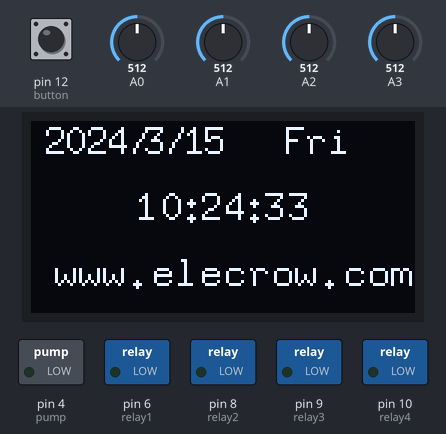
Bench run of a sketch on a simulated Arduino Uno, built with avr-gcc and run on an emulated ATmega328P. Parts: 128×64 one-colour display, switched loads named in the sketch (green lamp = pin HIGH). Inputs (shaded band) come from the test bench; at power-on: pin 12 (button) LOW, A0 = 512, A1 = 512, A2 = 512, A3 = 512. The local clock reads 2024-03-15 10:24:30 at power-on unless the sketch sets it; what the sketch prints to the serial monitor is not drawn.

Above: at 4.0 s.
4.1 s: pin 12 (button) pulled HIGH for 1.7 s
At 7.3 s:
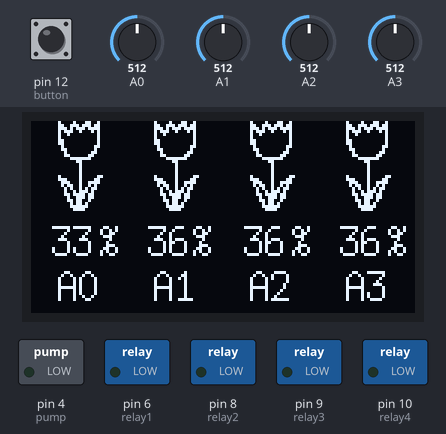
9.1 s: A0 set to 533
At 11.8 s:
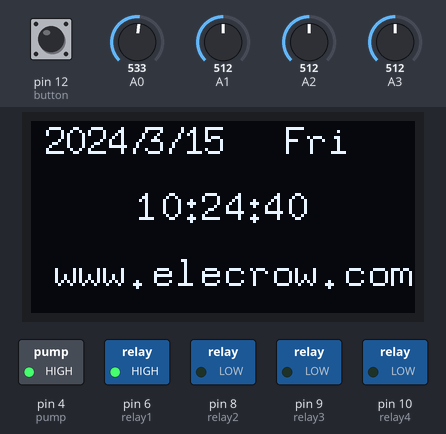
14.1 s: pin 12 (button) pulled HIGH for 1.7 s
At 16.8 s:
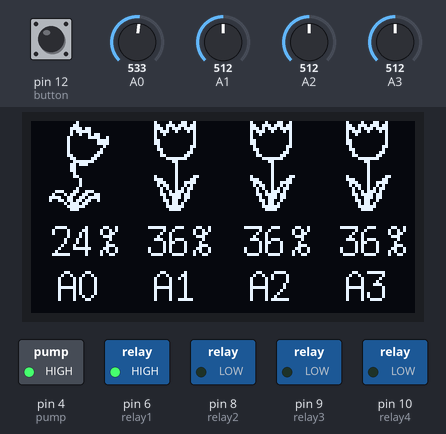
19.4 s: A0 set to 475
At 23.4 s:
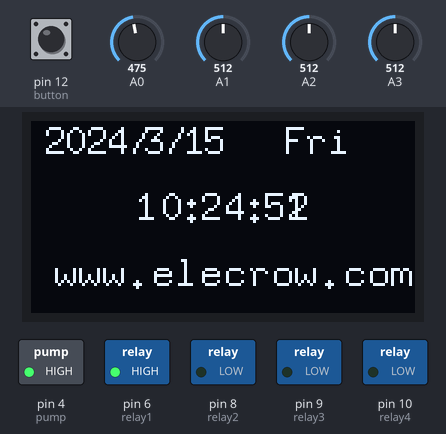
24.4 s: A0 set to 443
At 25.8 s:
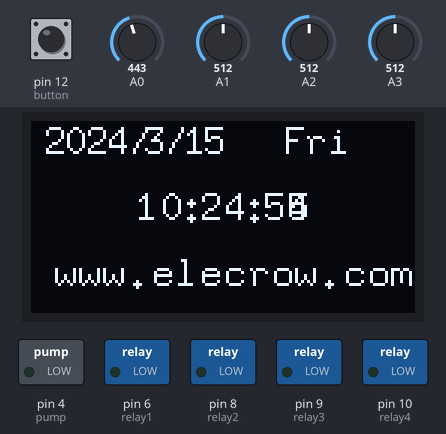
Timing chart, 0 to 27.4 s (numbered marks = the images above; inputs shaded):
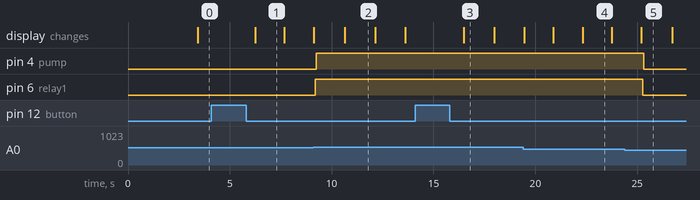

The sketch:

watering_kit_v1.ino
```cpp
#include <Wire.h>
#include "U8glib.h"
U8GLIB_SSD1306_128X64 u8g(U8G_I2C_OPT_NONE);    // I2C
#include "Wire.h"
#include "RTClib.h"
RTC_DS1307 RTC;

// set all moisture sensors PIN ID
int moisture1 = A0;
int moisture2 = A1;
int moisture3 = A2;
int moisture4 = A3;

// declare moisture values
int moisture1_value = 0 ;
int moisture2_value = 0;
int moisture3_value = 0;
int moisture4_value = 0;

// set water relays
int relay1 = 6;
int relay2 = 8;
int relay3 = 9;
int relay4 = 10;

// set water pump
int pump = 4;

// set button
int button = 12;

//pump state    1:open   0:close
int pump_state_flag = 0;

//relay1 state    1:open   0:close
int relay1_state_flag = 0;

//relay2 state   1:open   0:close
int relay2_state_flag = 0;

//relay3 state  1:open   0:close
int relay3_state_flag = 0;

//relay4 state   1:open   0:close
int relay4_state_flag = 0;

static unsigned long currentMillis_send = 0;
static unsigned long  Lasttime_send = 0;

char daysOfTheWeek[7][12] = {"Sun", "Mon", "Tues", "Wed", "Thur", "Fri", "Sat",};
unsigned long nowtime;
unsigned long endtime;
unsigned long nowtimeNext;
unsigned long nowtime1;
unsigned long endtime1;
unsigned long nowtimeNext1;
unsigned long nowtime2;
unsigned long endtime2;
unsigned long nowtimeNext2;
unsigned long nowtime3;
unsigned long endtime3;
unsigned long nowtimeNext3;


// good flower
unsigned char bitmap_good[] U8G_PROGMEM = {

  0x00, 0x42, 0x4C, 0x00, 0x00, 0xE6, 0x6E, 0x00, 0x00, 0xAE, 0x7B, 0x00, 0x00, 0x3A, 0x51, 0x00,
  0x00, 0x12, 0x40, 0x00, 0x00, 0x02, 0x40, 0x00, 0x00, 0x06, 0x40, 0x00, 0x00, 0x06, 0x40, 0x00,
  0x00, 0x04, 0x60, 0x00, 0x00, 0x0C, 0x20, 0x00, 0x00, 0x08, 0x30, 0x00, 0x00, 0x18, 0x18, 0x00,
  0x00, 0xE0, 0x0F, 0x00, 0x00, 0x80, 0x01, 0x00, 0x00, 0x00, 0x01, 0x00, 0x00, 0x00, 0x01, 0x00,
  0x00, 0x00, 0x01, 0x00, 0x00, 0x00, 0x01, 0x00, 0x00, 0x02, 0xC1, 0x00, 0x00, 0x0E, 0x61, 0x00,
  0x00, 0x1C, 0x79, 0x00, 0x00, 0x34, 0x29, 0x00, 0x00, 0x28, 0x35, 0x00, 0x00, 0x48, 0x17, 0x00,
  0x00, 0xD8, 0x1B, 0x00, 0x00, 0x90, 0x1B, 0x00, 0x00, 0xB0, 0x09, 0x00, 0x00, 0xA0, 0x05, 0x00,
  0x00, 0xE0, 0x07, 0x00, 0x00, 0xC0, 0x03, 0x00
};

// bad flower
unsigned char bitmap_bad[] U8G_PROGMEM = {
  0x00, 0x80, 0x00, 0x00, 0x00, 0xC0, 0x00, 0x00, 0x00, 0xE0, 0x0D, 0x00, 0x00, 0xA0, 0x0F, 0x00,
  0x00, 0x20, 0x69, 0x00, 0x00, 0x10, 0x78, 0x02, 0x00, 0x10, 0xC0, 0x03, 0x00, 0x10, 0xC0, 0x03,
  0x00, 0x10, 0x00, 0x01, 0x00, 0x10, 0x80, 0x00, 0x00, 0x10, 0xC0, 0x00, 0x00, 0x30, 0x60, 0x00,
  0x00, 0x60, 0x30, 0x00, 0x00, 0xC0, 0x1F, 0x00, 0x00, 0x60, 0x07, 0x00, 0x00, 0x60, 0x00, 0x00,
  0x00, 0x60, 0x00, 0x00, 0x00, 0x40, 0x00, 0x00, 0x00, 0xC0, 0x00, 0x00, 0x00, 0x00, 0x01, 0x00,
  0x00, 0x00, 0x01, 0x00, 0x00, 0x00, 0x01, 0x00, 0x00, 0x80, 0x00, 0x00, 0x00, 0xC7, 0x1C, 0x00,
  0x80, 0x68, 0x66, 0x00, 0xC0, 0x33, 0x7B, 0x00, 0x40, 0xB6, 0x4D, 0x00, 0x00, 0xE8, 0x06, 0x00,
  0x00, 0xF0, 0x03, 0x00, 0x00, 0xE0, 0x00, 0x00
};

// Elecrow Logo
  static unsigned char bitmap_logo[] U8G_PROGMEM ={
  0x00,0x00,0x00,0x00,0x00,0x00,0x00,0x00,0x00,0x00,0x00,0x00,0x00,0x00,0x00,0x00,
  0x00,0x00,0x0F,0x00,0x00,0x00,0x00,0x00,0x00,0x00,0x00,0x00,0x00,0x00,0x00,0x00,
  0x00,0xE0,0xFF,0x00,0x00,0x00,0x00,0x00,0x00,0x00,0x00,0x00,0x00,0x00,0x00,0x00,
  0x04,0xF8,0xFF,0x03,0x00,0x00,0x00,0x00,0x00,0x00,0x00,0x00,0x00,0x00,0x00,0x00,
  0x08,0xFE,0xFF,0x07,0x00,0x00,0x00,0x00,0x00,0x00,0x00,0x00,0x00,0x00,0x00,0x00,
  0x10,0x1F,0xE0,0x0F,0x00,0x00,0x00,0x00,0x00,0x00,0x00,0x00,0x00,0x00,0x00,0x00,
  0xB0,0x07,0x80,0x1F,0x00,0x00,0x00,0x00,0x00,0x00,0x00,0x00,0x00,0x00,0x00,0x00,
  0xE0,0x03,0x00,0x3F,0x00,0x00,0x00,0x00,0x00,0x00,0x00,0x00,0x00,0x00,0x00,0x00,
  0xC0,0x00,0x00,0x3E,0x00,0x00,0x00,0x00,0x00,0x00,0x00,0x00,0x00,0x00,0x00,0x00,
  0x80,0x01,0x00,0x7E,0x00,0x00,0x00,0x00,0x00,0x00,0x00,0x00,0x00,0x00,0x00,0x00,
  0x60,0x23,0x00,0x7C,0x00,0x00,0x00,0x00,0x00,0x00,0x00,0x00,0x00,0x00,0x00,0x00,
  0x70,0xC7,0x00,0x7E,0x00,0x00,0x00,0x00,0x00,0x00,0x00,0x00,0x00,0x00,0x00,0x00,
  0x70,0x9E,0x0F,0x7F,0x00,0x00,0x00,0x00,0x00,0x00,0x00,0x00,0x00,0x00,0x00,0x00,
  0x70,0x3C,0xFE,0x7F,0x00,0x00,0x00,0x00,0x00,0x00,0x00,0x00,0x00,0x00,0x00,0x00,
  0x70,0x78,0xF8,0x7F,0xF0,0x9F,0x07,0xFE,0x83,0x0F,0xFF,0x00,0x77,0x3C,0x18,0x1C,
  0x70,0xF0,0xE1,0x3F,0xF1,0x9F,0x07,0xFE,0xE1,0x1F,0xFF,0xC3,0xF7,0x3C,0x38,0x0C,
  0x70,0xE0,0x87,0x8F,0xF1,0xC0,0x07,0x1E,0x70,0x3C,0xCF,0xE3,0xE1,0x7D,0x3C,0x0E,
  0x70,0xD0,0x1F,0xC0,0xF1,0xC0,0x03,0x1F,0x78,0x3C,0xCF,0xE3,0xE1,0x7D,0x3C,0x06,
  0xF0,0xB0,0xFF,0xF1,0xF0,0xC0,0x03,0x0F,0x78,0x3C,0xCF,0xF3,0xE0,0x7B,0x3E,0x06,
  0xF0,0x60,0xFF,0xFF,0xF0,0xC6,0x03,0xEF,0x3C,0x80,0xEF,0xF1,0xE0,0x7B,0x3E,0x03,
  0xF0,0xE1,0xFC,0xFF,0xF8,0xCF,0x03,0xFF,0x3C,0x80,0xFF,0xF0,0xE0,0x7B,0x7B,0x01,
  0xE0,0xC3,0xF9,0x7F,0x78,0xC0,0x03,0x0F,0x3C,0x80,0xF7,0xF1,0xE0,0xF9,0xF9,0x01,
  0xE0,0x83,0xE3,0x7F,0x78,0xE0,0x03,0x0F,0x3C,0xBC,0xE7,0xF1,0xE0,0xF9,0xF9,0x00,
  0xC0,0x0F,0x8F,0x3F,0x78,0xE0,0x81,0x0F,0x3C,0x9E,0xE7,0xF1,0xE0,0xF1,0xF8,0x00,
  0x80,0x3F,0x1E,0x00,0x78,0xE0,0x81,0x07,0x38,0x9E,0xE7,0xF1,0xF0,0xF0,0x78,0x00,
  0x80,0xFF,0xFF,0x00,0xF8,0xEF,0xBF,0xFF,0xF8,0xCF,0xE7,0xE1,0x7F,0x70,0x70,0x00,
  0x00,0xFF,0xFF,0x0F,0xF8,0xEF,0xBF,0xFF,0xE0,0xC3,0xE3,0x81,0x1F,0x70,0x30,0x00,
  0x00,0xFC,0xFF,0x07,0x00,0x00,0x00,0x00,0x00,0x00,0x00,0x00,0x00,0x00,0x00,0x00,
  0x00,0xF8,0xFF,0x01,0x00,0x00,0x00,0x00,0x00,0x00,0x00,0x00,0x00,0x00,0x00,0x00,
  0x00,0xE0,0x7F,0x00,0x00,0x00,0x00,0x00,0x00,0x00,0x00,0x00,0x00,0x00,0x00,0x00,
  0x00,0x00,0x00,0x00,0x00,0x00,0x00,0x00,0x00,0x00,0x00,0x00,0x00,0x00,0x00,0x00,
  0x00,0x00,0x00,0x00,0x00,0x00,0x00,0x00,0x00,0x00,0x00,0x00,0x00,0x00,0x00,0x00
  };


static unsigned char bitmap_T[] U8G_PROGMEM = {
  0xF7, 0x01, 0x1D, 0x03, 0x0B, 0x02, 0x0C, 0x02, 0x0C, 0x00, 0x0C, 0x00, 0x0C, 0x00, 0x08, 0x02,
  0x18, 0x03, 0xF0, 0x01
};

static unsigned char bitmap_H[] U8G_PROGMEM = {
  0x00, 0x00, 0x80, 0x01, 0xC0, 0x03, 0xE0, 0x07, 0xF0, 0x0F, 0xF8, 0x1F, 0xF8, 0x1F, 0xFC, 0x3F,
  0xFC, 0x3F, 0xFE, 0x7F, 0xEE, 0x7F, 0xB3, 0xF7, 0xBB, 0xFB, 0xBB, 0xFD, 0xBB, 0xFD, 0xC7, 0xFE,
  0x7F, 0xC3, 0x3F, 0xDD, 0xBF, 0xFD, 0xDF, 0xDD, 0xEE, 0x5B, 0xFE, 0x7F, 0xFC, 0x3F, 0xF8, 0x1F,
  0xE0, 0x07, 0x00, 0x00, 0x00, 0x00, 0x00, 0x00
};


void setup()  //SETUP, Sets pins and stuff
{
  //draw_elecrow();
  delay(2000);
  Wire.begin();
  RTC.begin();
  Serial.begin(9600);
  Serial.print("SETUP");
  // declare relay as output
  pinMode(relay1, OUTPUT); //valve 1
  pinMode(relay2, OUTPUT); //valve 2
  pinMode(relay3, OUTPUT); //valve 3
  pinMode(relay4, OUTPUT); //valve 4
  // declare pump as output
  pinMode(pump, OUTPUT);
  // declare switch as input
  pinMode(button, INPUT);
  //pinMode(ROTARY_ANGLE_SENSOR, INPUT); //??
  // water_flower();

}

void loop() // MAIN LOOP
{
  // read the value from the moisture sensors:
  Serial.print("\nLOOP");
  read_value();                             //get sensor values


  Serial.print("\n");                    //serial print sensor values
  Serial.print(moisture1_value);
  Serial.print(" ");
  Serial.print(moisture2_value);
  Serial.print(" ");
  Serial.print(moisture3_value);
  Serial.print(" ");
  Serial.print(moisture4_value);

  water_flower();
  delay(1000);
  int button_state = digitalRead(button);   //check button
  if (button_state == 1)                    //if button on (proably just screen, everything still works w/o button)
  {
    read_value();                           //read value
    u8g.firstPage();                        //something with screen setup?
    do
    {
      drawTH();
      drawflower();

    } while ( u8g.nextPage() );
  }
  else
  {
    u8g.firstPage();
    do
    {
      drawtime();
      u8g.drawStr(8, 55 , "www.elecrow.com");
    } while (u8g.nextPage());
  }
}

//CALLED TO READ MOISTURE VALUE
void read_value()
{
/**************These is for resistor moisture sensor***********
 float value1 = analogRead(A0);
  moisture1_value = (value1 * 120) / 1023; delay(20);
  float value2 = analogRead(A1);
  moisture2_value = (value2 * 120) / 1023; delay(20);
  float value3 = analogRead(A2);
  moisture3_value = (value3 * 120) / 1023; delay(20);
  float value4 = analogRead(A3);
  moisture4_value = (value4 * 120) / 1023; delay(20);
 **********************************************************/
/************These is for capacity moisture sensor*********/
 float value1 = analogRead(A0);
  moisture1_value =map(value1,590,360,0,100); delay(20);   //MAP probably normalizes it from sensor ticks to %, wait 20s
  if(moisture1_value<0){                                   //avoid negative value cases
    moisture1_value=0;
  }
  float value2 = analogRead(A1);
  moisture2_value =map(value2,600,360,0,100); delay(20);
  if(moisture2_value<0) {
    moisture2_value=0;
  }
  float value3 = analogRead(A2);
  moisture3_value =map(value3,600,360,0,100); delay(20);
  if(moisture3_value<0){
    moisture3_value=0;
  }
  float value4 = analogRead(A3);
  moisture4_value =map(value4,600,360,0,100); delay(20);
  if(moisture4_value<0) {
    moisture4_value=0;
  }
}

void water_flower()
{
  if (moisture1_value < 30) //low moisture, needs water
  {
    digitalWrite(relay1, HIGH); //set valve1 high (open valve1)
    relay1_state_flag = 1;      //set valve1 state
    delay(50);                  //wait 50s
    if (pump_state_flag == 0)   //if pump not on (could be on from earlier readings)
    {
      digitalWrite(pump, HIGH); //set pump on
      pump_state_flag = 1;      //set pump state on
      delay(50);                //wait 50s
    }
  }
  else if (moisture1_value > 55)
  {
    digitalWrite(relay1, LOW);
    relay1_state_flag = 0;
    delay(50);
    if ((relay1_state_flag == 0) && (relay2_state_flag == 0) && (relay3_state_flag == 0) && (relay4_state_flag == 0))
    {
      digitalWrite(pump, LOW);
      pump_state_flag = 0;
      delay(50);
    }
  }
  //OTHER PLANTS HERE
}


void draw_elecrow(void){

  u8g.setFont(u8g_font_gdr9r);
  u8g.drawStr(8,55 , "www.elecrow.com");
  u8g.drawXBMP(0, 5,128,32, bitmap_logo);
  }


void drawtime(void)
{
  int x = 5;
  float i = 25.00;
  float j = 54;
  DateTime now = RTC.now();
  //Serial.print(now.year(), DEC);
  if (! RTC.isrunning())
  {
    u8g.setFont(u8g_font_6x10);
    u8g.setPrintPos(5, 20);
    u8g.print("RTC is NOT running!");
    RTC.adjust(DateTime(__DATE__, __TIME__));
  }
  else
  {
    u8g.setFont(u8g_font_7x13);
    u8g.setPrintPos(x, 11);
    u8g.print(now.year(), DEC);
    u8g.setPrintPos(x + 80, 11);
    u8g.print(daysOfTheWeek[now.dayOfTheWeek()]);
    u8g.setPrintPos(x + 28, 11);
    u8g.print("/");
    u8g.setPrintPos(x + 33, 11);
    u8g.print(now.month(), DEC);
    if (now.month() < 10)
      x -= 7;
    u8g.setPrintPos(x + 47, 11);
    u8g.print("/");
    u8g.setPrintPos(x + 53, 11);
    u8g.print(now.day(), DEC);
    u8g.setFont(u8g_font_8x13);
    int x = 35;
    u8g.setPrintPos(x, 33);
    u8g.print(now.hour(), DEC);
    if (now.hour() < 10)
      x -= 7;
    u8g.setPrintPos(x + 15, 33);
    u8g.print(":");
    u8g.setPrintPos(x + 21, 33);
    u8g.print(now.minute(), DEC);
    if (now.minute() < 10)
      x -= 7;
    u8g.setPrintPos(x + 36, 33);
    u8g.print(":");
    u8g.setPrintPos(x + 42, 33);
    u8g.print(now.second(), DEC);
  }
}

void drawLogo(uint8_t d)
{
  u8g.setFont(u8g_font_gdr25r);
  u8g.drawStr(8 + d, 30 + d, "E");
  u8g.setFont(u8g_font_gdr25r);
  u8g.drawStr(30 + d, 30 + d, "l");
  u8g.setFont(u8g_font_gdr25r);
  u8g.drawStr(40 + d, 30 + d, "e");
  u8g.setFont(u8g_font_gdr25r);
  u8g.drawStr(55 + d, 30 + d, "c");
  u8g.setFont(u8g_font_gdr25r);
  u8g.drawStr(70 + d, 30 + d, "r");
  u8g.setFont(u8g_font_gdr25r);
  u8g.drawStr(85 + d, 30 + d, "o");
  u8g.setFont(u8g_font_gdr25r);
  u8g.drawStr(100 + d, 30 + d, "w");
}


//Style the flowers     bitmap_bad: bad flowers     bitmap_good:good  flowers
void drawflower(void)
{
  if (moisture1_value < 30)
  {
    u8g.drawXBMP(0, 0, 32, 30, bitmap_bad);
  }
  else
  {
    u8g.drawXBMP(0, 0, 32, 30, bitmap_good);
  }
  if (moisture2_value < 30)
  {
    u8g.drawXBMP(32, 0, 32, 30, bitmap_bad);
  }
  else
  {
    u8g.drawXBMP(32, 0, 32, 30, bitmap_good);
  }
  if (moisture3_value < 30)
  {
    u8g.drawXBMP(64, 0, 32, 30, bitmap_bad);
  }
  else
  {
    u8g.drawXBMP(64, 0, 32, 30, bitmap_good);
  }
  if (moisture4_value < 30)
  {
    u8g.drawXBMP(96, 0, 32, 30, bitmap_bad);
  }
  else
  {
    u8g.drawXBMP(96, 0, 32, 30, bitmap_good);
  }

}


void drawTH(void)     //probably draws temperatures
{
  int A = 0;
  int B = 0;
  int C = 64;
  int D = 96;
  char moisture1_value_temp[5] = {0};
  char moisture2_value_temp[5] = {0};
  char moisture3_value_temp[5] = {0};
  char moisture4_value_temp[5] = {0};
  read_value();
  itoa(moisture1_value, moisture1_value_temp, 10);
  itoa(moisture2_value, moisture2_value_temp, 10);
  itoa(moisture3_value, moisture3_value_temp, 10);
  itoa(moisture4_value, moisture4_value_temp, 10);
  u8g.setFont(u8g_font_7x14);
  u8g.setPrintPos(9, 60);
  u8g.print("A0");
  if (moisture1_value < 10)
  {
    //u8g.setPrintPos(A + 14, 45 );
    u8g.drawStr(A + 14, 45, moisture1_value_temp);
    delay(20);
    u8g.drawStr(A + 14, 45, moisture1_value_temp);

  }
  else if (moisture1_value < 100)
  {
    //u8g.setPrintPos(A + 7, 45);
    u8g.drawStr(A + 7, 45, moisture1_value_temp);
    delay(20);
    u8g.drawStr(A + 7, 45, moisture1_value_temp);

  }
  else
  {
    //u8g.setPrintPos(A + 2, 45 );
    moisture1_value = 100;
    itoa(moisture1_value, moisture1_value_temp, 10);
    u8g.drawStr(A + 2, 45, moisture1_value_temp);
  }
  //u8g.print(moisture1_value);
  u8g.setPrintPos(A + 23, 45 );
  u8g.print("%");
  u8g.setPrintPos(41, 60 );
  u8g.print("A1");
  if (moisture2_value < 10)
  {
    //u8g.setPrintPos(B + 46, 45 );
    u8g.drawStr(B + 46, 45, moisture2_value_temp);
    delay(20);
    u8g.drawStr(B + 46, 45, moisture2_value_temp);
  }
  else if (moisture2_value < 100)
  {
    //u8g.setPrintPos(B + 39, 45);
    u8g.drawStr(B + 39, 45, moisture2_value_temp);
    delay(20);
    u8g.drawStr(B + 39, 45, moisture2_value_temp);
  }
  else
  {
    //u8g.setPrintPos(B + 32, 45);
    moisture2_value = 100;
    itoa(moisture2_value, moisture2_value_temp, 10);
    u8g.drawStr(B + 32, 45, moisture2_value_temp);
  }
  // u8g.print(moisture2_value);
  u8g.setPrintPos(B + 54, 45);
  u8g.print("%");
  u8g.setPrintPos(73, 60);
  u8g.print("A2");
  if (moisture3_value < 10)
  {
    //u8g.setPrintPos(C + 14, 45 );
    u8g.drawStr(C + 14, 45, moisture3_value_temp);
    delay(20);
    u8g.drawStr(C + 14, 45, moisture3_value_temp);

  }
  else if (moisture3_value < 100)
  {
    // u8g.setPrintPos(C + 7, 45);
   u8g.drawStr(C + 7, 45, moisture3_value_temp);
    delay(20);
    u8g.drawStr(C + 7, 45, moisture3_value_temp);

  }
  else
  {
    // u8g.setPrintPos(C + 2, 45);
    moisture3_value = 100;
    itoa(moisture3_value, moisture3_value_temp, 10);
    u8g.drawStr(C + 2, 45, moisture3_value_temp);
  }
  //u8g.print(moisture3_value);
  u8g.setPrintPos(C + 23, 45);
  u8g.print("%");
  u8g.setPrintPos(105, 60);
  u8g.print("A3");
  if (moisture4_value < 10)
  {
    //u8g.setPrintPos(D + 14, 45 );
    u8g.drawStr(D + 14, 45, moisture4_value_temp);
    delay(20);
    u8g.drawStr(D + 14, 45, moisture4_value_temp);

  }
  else if (moisture4_value < 100)
  {
    // u8g.setPrintPos(D + 7, 45);
    u8g.drawStr(D + 7, 45, moisture4_value_temp);
    delay(20);
    u8g.drawStr(D + 7, 45, moisture4_value_temp);

  }
  else
  {
    //u8g.setPrintPos(D + 2, 45);
    moisture4_value = 100;
    itoa(moisture4_value, moisture4_value_temp, 10);
    u8g.drawStr(D + 2, 45, moisture4_value_temp);
  }
  //u8g.print(moisture4_value);
  u8g.setPrintPos(D + 23, 45);
  u8g.print("%");
}
```

Measured:
- the behaviour switches between 521 and 522 on A0 (found by bisection; images 1 and 2)
- the behaviour switches between 462 and 461 on A0 (found by bisection; images 4 and 5)
- after the input at 4.1 s, the display: changes after 2.2 s (image 1)
- after the input at 9.1 s, pin 4 (pump): LOW → HIGH after 0.15 s; pin 6 (relay1): LOW → HIGH after 0.10 s
- after the input at 14.1 s, the display: changes after 2.4 s (image 3)
- after the input at 24.4 s, pin 4 (pump): HIGH → LOW after 0.92 s; pin 6 (relay1): HIGH → LOW after 0.87 s
- what the display in image 1 shows lasts 1.4 s, from 6.3 s to 7.7 s
